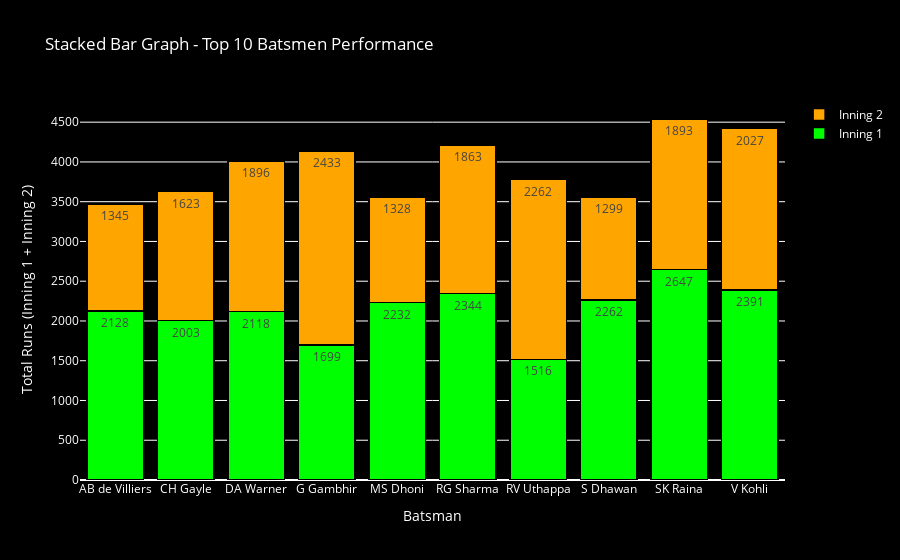

Notebook source saved alongside this figure:
### Code cell
layout_stacked = go.Layout(
    title='Stacked Bar Graph - Top 10 Batsmen Performance',
    xaxis={'title': 'Batsman', 'color': 'white'},
    yaxis={'title': 'Total Runs (Inning 1 + Inning 2)', 'color': 'white'},
    barmode='stack',
    plot_bgcolor='black',
    paper_bgcolor='black',
    font={'color': 'white'}
)

fig_stacked = go.Figure(data=[trace1, trace2], layout=layout_stacked)
pyo.iplot(fig_stacked, filename='stacked_bar_graph.html')

### Figure 1 — Plotly figure (JSON) as saved in the notebook; plotly's stock layout.template omitted (floating-point values rounded to 4 significant figures)
{"data": [{"marker": {"color": "lime", "line": {"color": "black", "width": 1.5}}, "name": "Inning 1", "text": [2128.0, 2003.0, 2118.0, 1699.0, 2232.0, 2344.0, 1516.0, 2262.0, 2647.0, 2391.0], "type": "bar", "x": ["AB de Villiers", "CH Gayle", "DA Warner", "G Gambhir", "MS Dhoni", "RG Sharma", "RV Uthappa", "S Dhawan", "SK Raina", "V Kohli"], "y": [2128, 2003, 2118, 1699, 2232, 2344, 1516, 2262, 2647, 2391]}, {"marker": {"color": "orange", "line": {"color": "black", "width": 1.5}}, "name": "Inning 2", "text": [1345.0, 1623.0, 1896.0, 2433.0, 1328.0, 1863.0, 2262.0, 1299.0, 1893.0, 2027.0], "type": "bar", "x": ["AB de Villiers", "CH Gayle", "DA Warner", "G Gambhir", "MS Dhoni", "RG Sharma", "RV Uthappa", "S Dhawan", "SK Raina", "V Kohli"], "y": [1345, 1623, 1896, 2433, 1328, 1863, 2262, 1299, 1893, 2027]}], "layout": {"barmode": "stack", "font": {"color": "white"}, "paper_bgcolor": "black", "plot_bgcolor": "black", "title": {"text": "Stacked Bar Graph - Top 10 Batsmen Performance"}, "xaxis": {"color": "white", "title": {"text": "Batsman"}}, "yaxis": {"color": "white", "title": {"text": "Total Runs (Inning 1 + Inning 2)"}}}}
